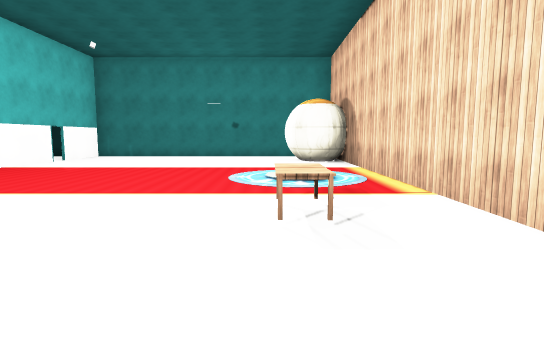
View 1 (above)

16 first-person views from a walk through a Unity game level. The camera is 1.5 m above the floor, tilts 6° down and sees 80° across. The floor is counted in squares, 2 m on a side. Each view is taken from the middle of a square. On the plan, view 1 faces up. The plan holds only what a view shows up to about 11 squares ahead; the rest is blank. The place goes on beyond the plan. The player character is not drawn. Door leaves are left out, so doorways stand open. Some surface patterns are stand-ins.

View 2
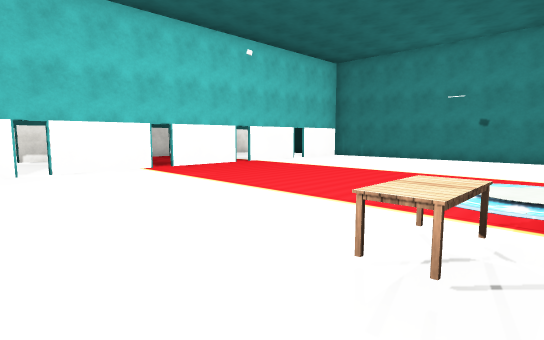

View 3
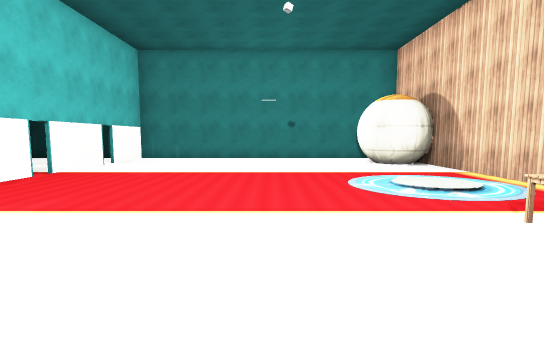

View 4
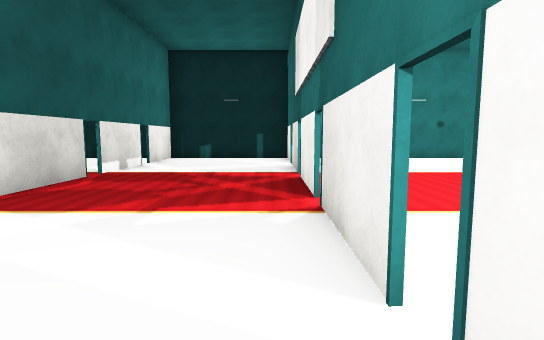

View 5
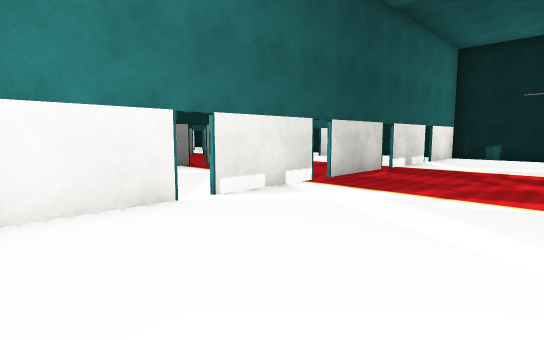

View 6
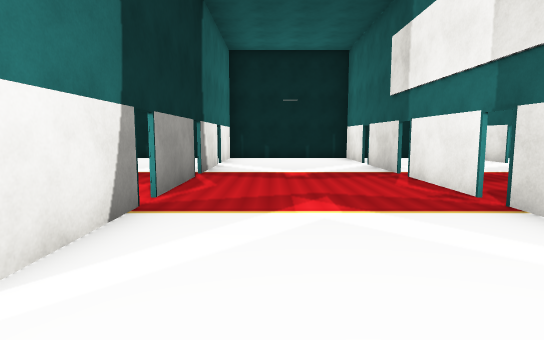

View 7
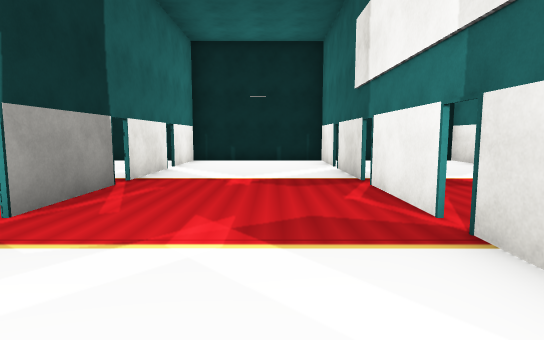

View 8
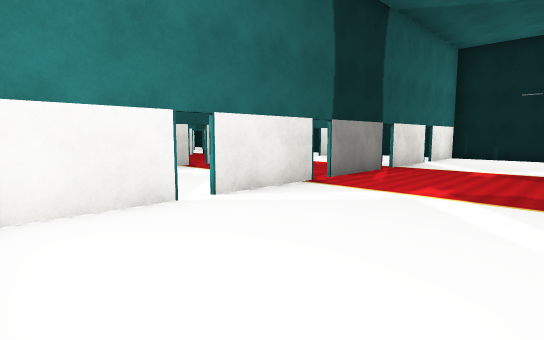

View 9
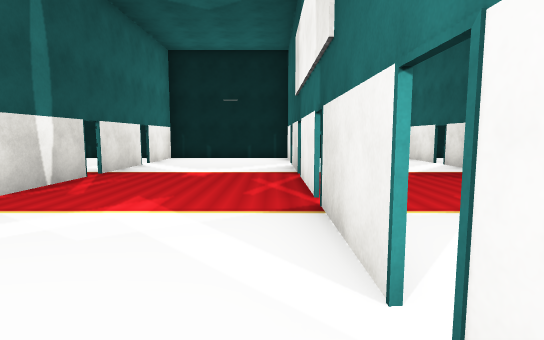

View 10
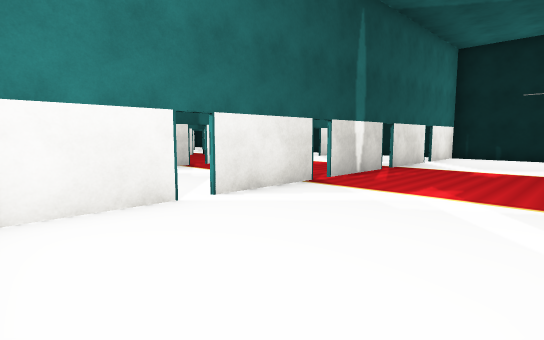

View 11
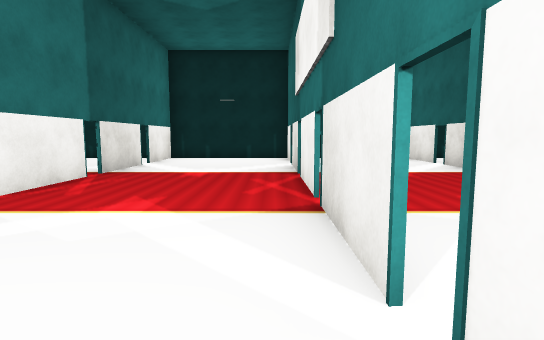

View 12
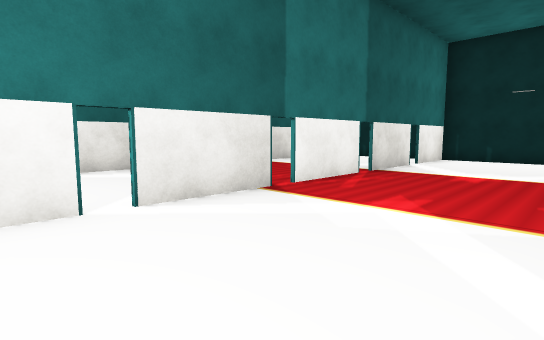

View 13
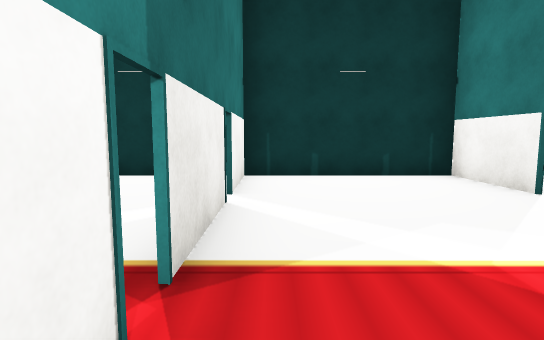

View 14
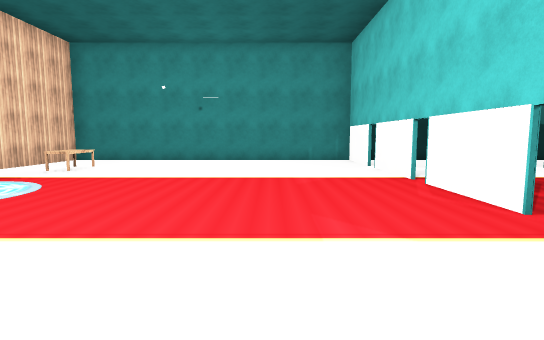

View 15
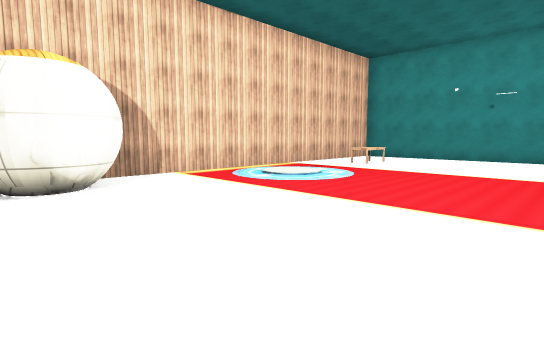

View 16
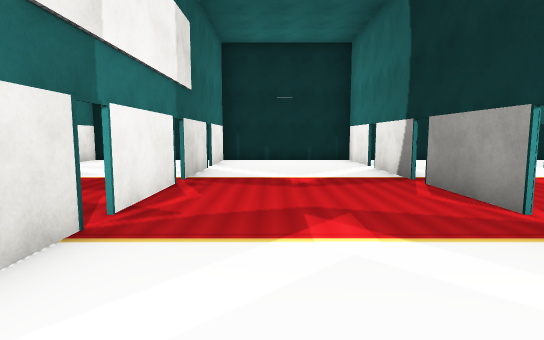

### Floor plan
Points are (right, up) in squares from view 1. A wall is a line through its corners. A room is listed if a view was taken in it or the views show most of it. See-through windows are left out.
Room 1 (views 1, 2, 3, 14, 15)
walls: (-6.4, 4.5) (-6.4, 2.3); (-6.4, 7) (-6.4, 4.9); (-6.4, 1.9) (-6.4, -0.1); (-6.4, 9.6) (-6.4, 7.4); (-5.9, -0.1) (2.1, -0.1) (2.1, 10.1); (1.2, 12) (-6, 12); (-6.4, 12) (-6.4, 10)
ways out: open door at (-6, 2) to room 2; open door at (-6, 5) to room 2; open door at (-6, 7) to room 2; open door at (-6, 10) to room 2
objects: other object (0, 3); other object (0, 6)
Room 2 (views 4, 5)
walls: (-6.5, 4.9) (-6.5, 7); (-6.5, 7.7) (-6.5, 9.2); (-10.4, 7) (-10.4, 4.9); (-10.4, 4.5) (-10.4, 2.3); (-6.5, 2.2) (-6.5, 4.5); (-6.5, 10) (-6.5, 11.7); (-10.4, 9.6) (-10.4, 7.4); (-10.4, 1.9) (-10.4, 0.3); (-6, 12) (-10, 12); (-9.9, -0.1) (-5.9, -0.1); (-10.4, 12) (-10.4, 10); (-6.5, -0.3) (-6.5, 2)
ways out: open door at (-6, 2) to room 1; open door at (-6, 5) to room 1; open door at (-6, 7) to room 1; open door at (-6, 10) to room 1; open door at (-10, 2) to room 3; open door at (-10, 5) to room 3; open door at (-10, 7) to room 3; open door at (-10, 10) to room 3
Room 3 (views 6, 16)
walls: (-10.5, 4.9) (-10.5, 7); (-10.5, 7.4) (-10.5, 9.6); (-14.4, 7) (-14.4, 4.9); (-14.4, 4.5) (-14.4, 2.3); (-10.5, 2.3) (-10.5, 4.5); (-14.4, 9.5) (-14.4, 7.4); (-10.5, 10) (-10.5, 12); (-14.4, 1.9) (-14.4, -0.1); (-10, 12) (-14, 12); (-14.4, 11.9) (-14.4, 10); (-10.5, -0.2) (-10.5, 1.9); (-13.9, -0.1) (-9.9, -0.1)
ways out: open door at (-10, 2) to room 2; open door at (-10, 5) to room 2; open door at (-10, 7) to room 2; open door at (-10, 10) to room 2; open door at (-14, 2) to room 4; open door at (-14, 5) to room 4; open door at (-14, 7) to room 4; open door at (-14, 10) to room 4
Room 4 (views 7, 8)
walls: (-14.5, 4.9) (-14.5, 7); (-14.5, 7.4) (-14.5, 9.6); (-18.4, 7) (-18.4, 4.9); (-14.5, 3.7) (-14.5, 4.5); (-18.4, 4.5) (-18.4, 2.3); (-14.5, 10) (-14.5, 12); (-18.4, 9.6) (-18.4, 7.4); (-18.4, 1.9) (-18.4, 0.3); (-16.9, -0.1) (-13.9, -0.1); (-14, 12) (-18, 12); (-18.4, 12) (-18.4, 10)
ways out: open door at (-14, 2) to room 3; open door at (-14, 5) to room 3; open door at (-14, 7) to room 3; open door at (-14, 10) to room 3; open door at (-18, 2) to room 5; open door at (-18, 5) to room 5; open door at (-18, 7) to room 5; open door at (-18, 10) to room 5
Room 5 (views 9, 10)
walls: (-18.5, 4.9) (-18.5, 7); (-18.5, 7.7) (-18.5, 9.6); (-22.4, 7) (-22.4, 4.9); (-22.4, 4.5) (-22.4, 2.3); (-18.5, 2.2) (-18.5, 4.5); (-18.5, 10) (-18.5, 11.7); (-22.4, 9.6) (-22.4, 7.4); (-22.4, 1.9) (-22.4, 0.3); (-18, 12) (-22, 12); (-22, -0.1) (-20, -0.1); (-22.4, 12) (-22.4, 10)
ways out: open door at (-18, 2) to room 4; open door at (-18, 5) to room 4; open door at (-18, 7) to room 4; open door at (-18, 10) to room 4; open door at (-22, 2) to room 6; open door at (-22, 5) to room 6; open door at (-22, 7) to room 6; open door at (-22, 10) to room 6
Room 6 (views 11, 12, 13)
walls: (-22.5, 4.9) (-22.5, 7); (-22.5, 7.7) (-22.5, 9.2); (-26.4, 7) (-26.4, 4.9); (-26.4, 4.5) (-26.4, 2.3); (-22.5, 2.2) (-22.5, 4.5); (-26.4, 9.6) (-26.4, 7.4); (-22.5, 10.4) (-22.5, 11.7); (-26.4, 1.9) (-26.4, -0.1) (-22, -0.1); (-22, 12) (-26, 12); (-26.4, 12) (-26.4, 10); (-22.5, -0.3) (-22.5, 1.9)
ways out: open door at (-22, 2) to room 5; open door at (-22, 5) to room 5; open door at (-22, 7) to room 5; open door at (-22, 10) to room 5; open door at (-26, 2); open door at (-26, 5); open door at (-26, 7); open door at (-26, 10)

Where each view was taken, in squares from view 1:
view 1: 0 up, 0 right, facing up
view 2: 1 up, 1 right, facing up-left
view 3: 1 up, 2 left, facing up
view 4: 1 up, 7 left, facing up
view 5: 0 up, 7 left, facing up-left
view 6: 1 up, 13 left, facing up
view 7: 2 up, 16 left, facing up
view 8: 0 up, 15 left, facing up-left
view 9: 1 up, 19 left, facing up
view 10: 0 up, 19 left, facing up-left
view 11: 1 up, 23 left, facing up
view 12: 1 up, 23 left, facing up-left
view 13: 6 up, 23 left, facing down
view 14: 10 up, 4 left, facing down
view 15: 11 up, 4 left, facing down-right
view 16: 10 up, 12 left, facing down
